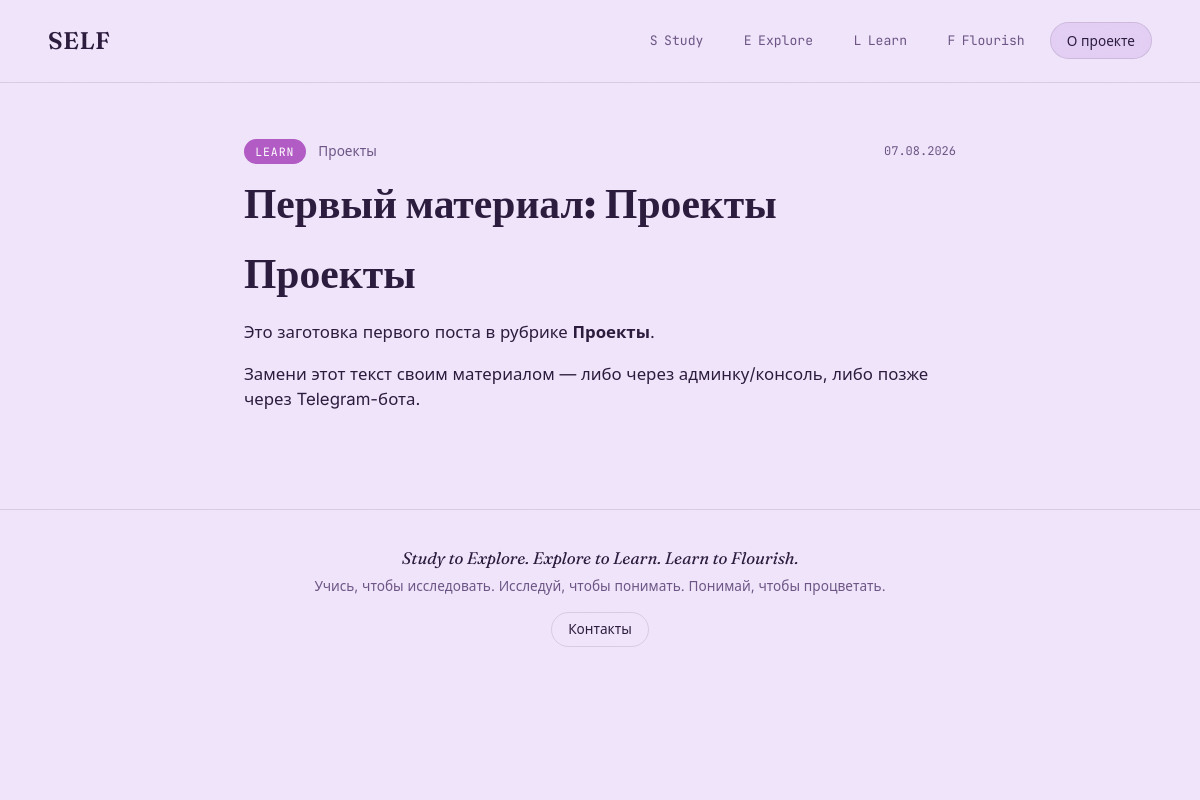
Page /post/learn-проекты-intro/ on the committed database.
### models.py (models this page shows, shortened)
class Section(db.Model):
    id = db.Column(db.Integer, primary_key=True)
    slug = db.Column(db.String(32), unique=True, nullable=False)      # study / explore / learn / flourish
    name = db.Column(db.String(64), nullable=False)                    # "Study"
    tagline = db.Column(db.String(255))                                 # короткий подзаголовок
    description = db.Column(db.Text)
    accent = db.Column(db.String(16), default="#3B5169")                # HEX цвет раздела для фронта
    order = db.Column(db.Integer, default=0)
    subsections = db.relationship(
        "Subsection", backref="section", order_by="Subsection.order",
        cascade="all, delete-orphan",
    )

class Subsection(db.Model):
    id = db.Column(db.Integer, primary_key=True)
    section_id = db.Column(db.Integer, db.ForeignKey("section.id"), nullable=False)
    slug = db.Column(db.String(64), nullable=False)
    name = db.Column(db.String(128), nullable=False)
    description = db.Column(db.Text)
    order = db.Column(db.Integer, default=0)
    posts = db.relationship(
        "Post", backref="subsection", order_by="Post.published_at.desc()",
        cascade="all, delete-orphan",
    )
    __table_args__ = (
        db.UniqueConstraint("section_id", "slug", name="uq_subsection_slug_per_section"),
    )

class Post(db.Model):
    id = db.Column(db.Integer, primary_key=True)
    subsection_id = db.Column(db.Integer, db.ForeignKey("subsection.id"), nullable=False)
    title = db.Column(db.String(255), nullable=False)
    slug = db.Column(db.String(255), unique=True, nullable=False)
    summary = db.Column(db.String(500))                # короткий анонс для карточек/превью
    content = db.Column(db.Text, nullable=False)        # markdown
    content_type = db.Column(db.String(16), default="text")   # text | video | audio | gallery
    cover_image_url = db.Column(db.String(512))
    author = db.Column(db.String(128), default="SELF")
    published = db.Column(db.Boolean, default=True)
    created_at = db.Column(db.DateTime, default=datetime.utcnow)
    updated_at = db.Column(db.DateTime, default=datetime.utcnow, onupdate=datetime.utcnow)
    published_at = db.Column(db.DateTime, default=datetime.utcnow)
    source = db.Column(db.String(16), default="web")          # web | bot
    telegram_message_id = db.Column(db.BigInteger, index=True, nullable=True)
    tags = db.relationship("Tag", secondary=post_tags, backref="posts")
    @property
    def section(self):
        return self.subsection.section

### routes/sections.py (the view)
@bp.route("/post/<post_slug>/")
def post_view(post_slug):
    post = Post.query.filter_by(slug=post_slug, published=True).first_or_404()
    return render_template("post.html", post=post)

### app.py (called while the page is built)
def create_app(config_class=Config):
    app = Flask(__name__)
    app.config.from_object(config_class)
    os.makedirs(os.path.join(app.root_path, "instance"), exist_ok=True)
    db.init_app(app)
    from routes.main import bp as main_bp
    from routes.sections import bp as sections_bp
    from routes.api import bp as api_bp
    app.register_blueprint(main_bp)
    app.register_blueprint(sections_bp)
    app.register_blueprint(api_bp)
    @app.template_filter("markdown")
    def markdown_filter(text):
        return md.markdown(text or "", extensions=["extra", "sane_lists"])
    register_cli(app)
    return app

### templates/post.html (shortened to what this page needs)
{% extends "base.html" %}
{% block content %}
<article class="post post--{{ post.section.slug }}">
  <div class="post-meta">
    <a href="{{ url_for('sections.section_view', section_slug=post.section.slug) }}" class="post-section-tag">{{ post.section.name }}</a>
    <span class="post-sub-tag">{{ post.subsection.name }}</span>
    <time>{{ post.published_at.strftime('%d.%m.%Y') }}</time>
  </div>
  <h1>{{ post.title }}</h1>
  <div class="post-content">
    {{ post.content | markdown | safe }}
  </div>
</article>
{% endblock %}

### static/css/style.css (style rules this page uses)
:root { color-scheme: light; --canvas: #EFE4FA; --canvas-ink: #2B1B3D; --canvas-ink-soft: #6C5484; --canvas-line: rgba(43, 27, 61, 0.12); --canvas-raised: #E4D4F3; --orb-ink: #FBF7FE; --paper: #F9F5FC; --paper-raised: #FFFFFF; --ink: #221730; --ink-soft: #6C5C7C; --line: #E1D5EC; --accent: #9B4DCA; --accent-soft: #D79FE8; --accent-deep: #4A1F63; --study: #5B2A7A; --explore: #8B3FA8; --learn: #B15AC4; --flourish: #E08FD1; --study-ink: #FFFFFF; --explore-ink: #FFFFFF; --learn-ink: #FFFFFF; --flourish-ink: #3A1650; --font-display: "Fraunces", serif; --font-body: "Inter", system-ui, sans-serif; --font-mono: "JetBrains Mono", ui-monospace, monospace; --radius: 4px; --radius-lg: 20px; }
* { box-sizing: border-box; }
html { scroll-behavior: smooth; }
body { margin: 0; background: var(--canvas); color: var(--canvas-ink); font-family: var(--font-body); line-height: 1.5; -webkit-font-smoothing: antialiased; position: relative; }
a { color: inherit; text-decoration: none; }
h1, h2, h3, h4, h5, h6 { font-family: var(--font-display); color: var(--canvas-ink); line-height: 1.2; margin: 1.4em 0 0.6em; }
h1:first-child, h2:first-child, h3:first-child, h4:first-child { margin-top: 0; }
p { color: var(--canvas-ink); margin: 0 0 1em; max-width: 72ch; }
.post { max-width: 760px; margin: 0 auto; padding: clamp(2rem, 5vw, 3.5rem) clamp(1.2rem, 4vw, 1.5rem) 5rem; }
.post-meta { display: flex; align-items: center; gap: 0.8rem; flex-wrap: wrap; margin-bottom: 1rem; }
.post-section-tag { font-family: var(--font-mono); font-size: 0.72rem; text-transform: uppercase; letter-spacing: 0.08em; padding: 0.25rem 0.7rem; border-radius: 999px; background: var(--accent); color: #fff; }
.post--learn .post-section-tag { background: var(--learn); color: var(--learn-ink); }
.post-sub-tag { font-size: 0.85rem; color: var(--canvas-ink-soft); }
.post-meta time { font-family: var(--font-mono); font-size: 0.75rem; color: var(--canvas-ink-soft); margin-left: auto; }
.post h1 { font-family: var(--font-display); font-size: clamp(1.8rem, 4vw, 2.6rem); line-height: 1.15; margin: 0 0 1.4rem; color: var(--canvas-ink); }
.post-content { font-size: 1.05rem; color: var(--canvas-ink); }
.post-content p { color: var(--canvas-ink); }
.post-content strong { color: var(--canvas-ink); }

### rows in the picture
Section: section.name "LEARN"
Subsection: subsection.name "Проекты"
Post: published_at "07.08.2026", title "Первый материал: Проекты", content "Проекты Это заготовка первого поста в рубрике Проекты . Замени этот текст своим материалом — либо через админку/консоль, либо позже через Telegram-бота."

### other values in the picture
{{ s[0]|upper }} "S" "E" "L" "F"
{{ s|capitalize }} "Study" "Explore" "Learn" "Flourish"
